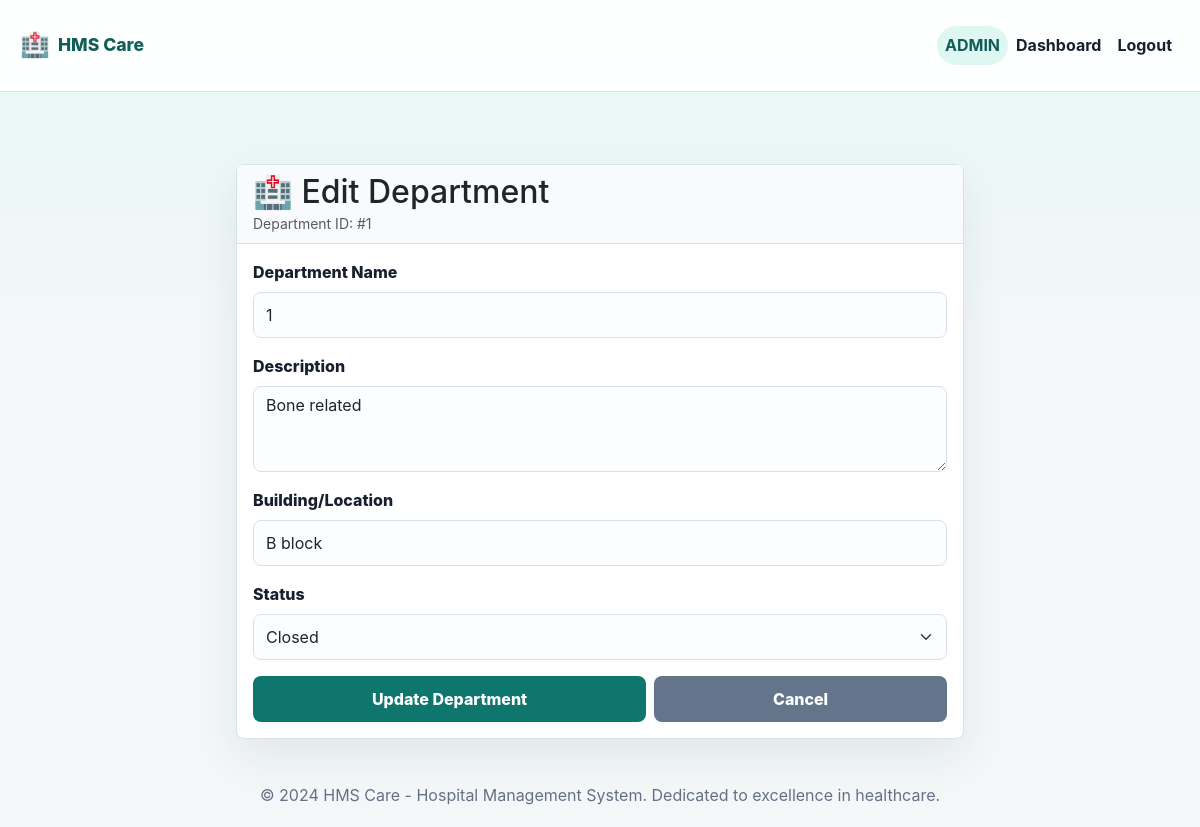
Before: /edit_department/1 (signed in) with the older database file.
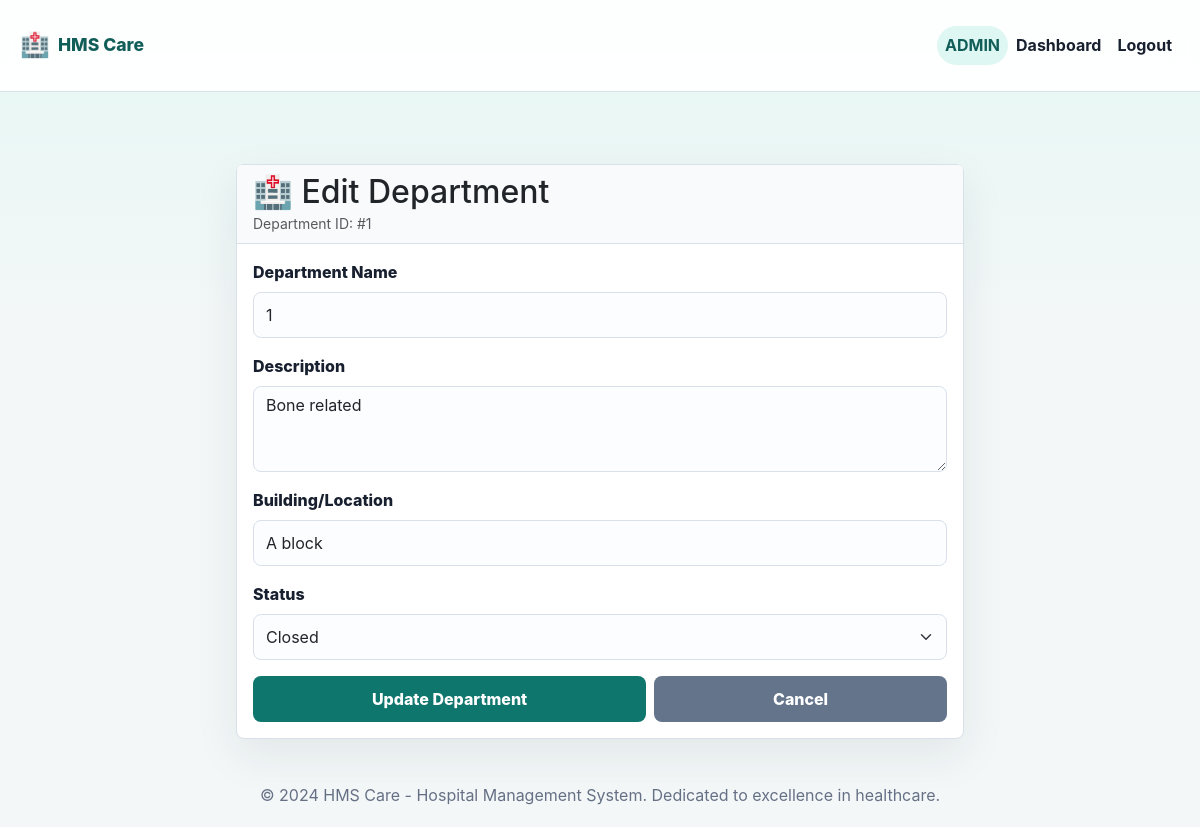
After: the same page with the newer database file.
### models.py (models this page shows)
class Department(db.Model):
    id=db.Column(db.Integer,primary_key=True)
    name=db.Column(db.String(),nullable=False)
    description=db.Column(db.String(),nullable=False)
    building=db.Column(db.String(),nullable=False)
    status=db.Column(db.String(),default="active",nullable=False)
    doctors=db.relationship('Doctor', backref='department', lazy=True)
    admin_id = db.Column(db.Integer, db.ForeignKey('admin.id'), default=1)

### app.py (the view, shortened to what this page needs)
@app.route("/edit_department/<int:dept_id>", methods=["GET", "POST"])
@login_required("admin")
def edit_department(dept_id):
    department = Department.query.get_or_404(dept_id)
    return render_template("edit_department.html", department=department)

### app.py (called while the page is built)
def login_required(role=None):
    def decorator(view):
        @wraps(view)
        def wrapped(*args, **kwargs):
            if "user_id" not in session:
                flash("Please login to continue.", "warning")
                return redirect(url_for("login"))
            if role and session.get("role") != role:
                flash("You do not have access to that page.", "danger")
                return redirect(url_for("home"))
            return view(*args, **kwargs)
        return wrapped
    return decorator

### templates/edit_department.html (shortened to what this page needs)
{% extends "base.html" %}
{% block content %}
<div class="container mt-5">
    <div class="row justify-content-center">
        <div class="col-md-8">
            <div class="card">
                <div class="card-header">
                    <h2 class="mb-0">🏥 Edit Department</h2>
                    <small class="text-muted">Department ID: #{{ department.id }}</small>
                </div>
                <div class="card-body">
                    <form action="/edit_department/{{ department.id }}" method="POST">
                        <div class="form-group">
                            <label for="name" class="form-label">Department Name</label>
                            <input type="text" id="name" name="name" class="form-control" value="{{ department.name }}" required>
                        </div>
                        <div class="form-group">
                            <label for="description" class="form-label">Description</label>
                            <textarea id="description" name="description" class="form-control" rows="3" required>{{ department.description }}</textarea>
                        </div>
                        <div class="form-group">
                            <label for="building" class="form-label">Building/Location</label>
                            <input type="text" id="building" name="building" class="form-control" value="{{ department.building }}" required>
                        </div>
                        <div class="form-group">
                            <label for="status" class="form-label">Status</label>
                            <select name="status" id="status" class="form-select" required>
                                <option value="closed" {% if department.status == 'closed' %}selected{% endif %}>Closed</option>
                            </select>
                        </div>
                        <div class="d-flex gap-2">
                            <button type="submit" class="btn btn-success flex-grow-1">Update Department</button>
                            <a href="/admin_dashboard" class="btn btn-secondary flex-grow-1">Cancel</a>
                        </div>
                    </form>
                </div>
            </div>
        </div>
    </div>
</div>
{% endblock %}

### templates/base.html (shortened to what this page needs)
<!DOCTYPE html>
<html lang="en">
<head>
    <link href="https://cdn.jsdelivr.net/npm/bootstrap@5.3.3/dist/css/bootstrap.min.css" rel="stylesheet">
    <link rel="stylesheet" href="{{ url_for('static', filename='style.css') }}">
</head>
<body>
    <nav class="navbar navbar-expand-lg navbar-light">
        <div class="container-fluid app-nav">
            <a class="navbar-brand" href="{{ url_for('home') }}">
                <span class="brand-icon">🏥</span>
                <span class="brand-text">HMS Care</span>
            </a>
            <div class="collapse navbar-collapse" id="navbarNav">
                <ul class="navbar-nav ms-auto">
                    {% if session.get('role') %}
                        <li class="nav-item"><span class="nav-link role-pill">{{ session.get('role')|upper }}</span></li>
                        <li class="nav-item">
                            <a class="nav-link" href="{{ url_for(session.get('role') ~ '_dashboard') }}">Dashboard</a>
                        </li>
                        <li class="nav-item"><a class="nav-link" href="{{ url_for('logout') }}">Logout</a></li>
                    {% else %}
                        <li class="nav-item"><a class="nav-link" href="{{ url_for('login') }}">Login</a></li>
                        <li class="nav-item"><a class="nav-link" href="{{ url_for('register') }}">Register</a></li>
                    {% endif %}
                </ul>
            </div>
        </div>
    </nav>
    <main class="main-content">
        <div class="container-fluid page-container">
            {% block content %}{% endblock %}
        </div>
    </main>
    <footer>
        <p>&copy; 2024 HMS Care - Hospital Management System. Dedicated to excellence in healthcare.</p>
    </footer>
</body>
</html>

Changed rows visible on the page:
changed Department "ADMIN": building "B block" → "A block"
